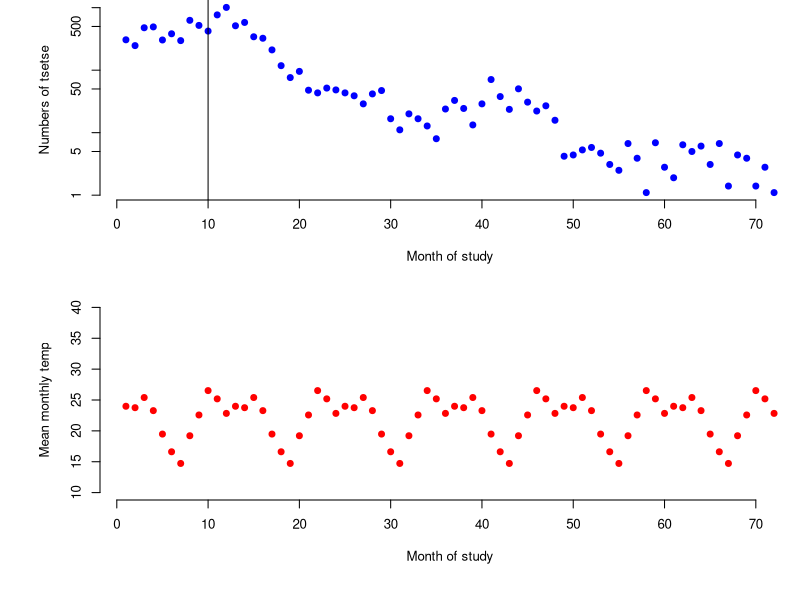

The R script that drew this image:
library("plyr")
#*************************TSETSE DATA***************************************
tsetse <- read.csv("nagupande_tsetse_R.csv") # read in dataset

par(mfcol=c(2,1),mai=c(1,1,0,0),cex=0.8)
# plot of numbers of mammals shot by month of the study
plot(1:72, tsetse$flyround,pch=19,col="blue",bty="n", cex.main=0.8,log="y",
     xlab="Month of study",ylab="Numbers of tsetse")
abline(v=10)
#*************************TEMP DATA*********************************

temp <- read.csv("lusulu_temperature_R.csv") # read in dataset
month.means <- ddply(temp,.(),transform,meant=(ctmin+ctmax)/2)
month.means2 <- ddply(month.means,.(year,month),summarise,meantemp=mean(meant))
month.means <- month.means2[1:12,]

plot(1:72,rep(month.means[,3],6),bty="n",ylim=c(10,40),
     xlab="Month of study",ylab="Mean monthly temp",pch=19,col="red")
